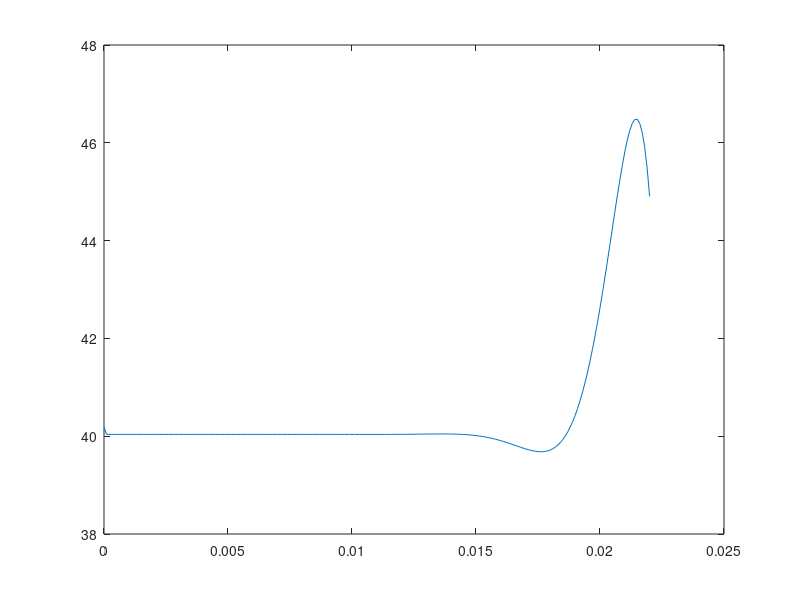
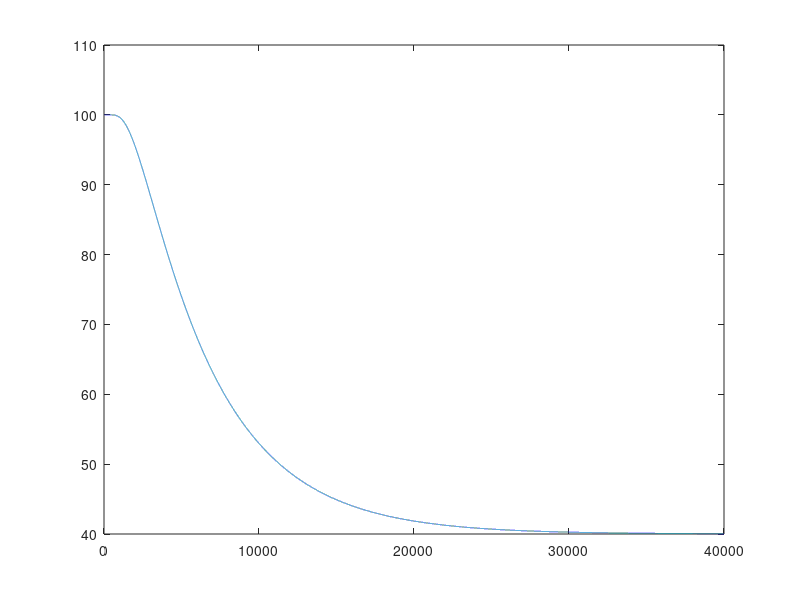

MATLAB code to generate these figures, in order:
% Esame 23 febbraio 2023
% Simone Canevarolo
% S269893
% 1/07/2024

clear all
close all
clc

ssacc = 1e-2;
roacc = 7800;
cpacc = 500;
kkacc = 10;

ssis = 1.2e-2;
rois = 2300;
cpis = 2100;
kkis = 0.045;

ss = ssis+ssacc;

uu = 2;
Th2o = 373;
hhh2o = 250;
hharia = 50;

Taria = @(t) 40-25*sin(pi*t/250);
% tt = linspace(0,1000)
% plot(tt,Taria(tt))

dr = 1e-4; % m
rracc = (0:dr:ssacc)';
Nracc = length(rracc);

rris = (0:dr:ssis)';
Nris = length(rris);

rr = (0:dr:ss)';
Nr = length(rr);

dt = 1; % s
tt = (0:dt:40000);
Nt = length(tt);

Tm = Th2o*ones(Nr,1);
TTA = Th2o*ones(Nt,1);

for ii = 2:Nt

    kk = kkacc*ones(Nr,1);
    kk(Nracc:Nr) = kkis;

    ro = roacc*ones(Nr,1);
    ro(Nracc:Nr) = rois;

    cp = cpacc*ones(Nr,1);
    cp(Nracc:Nr) = cpis;

    aa = kk*dt./ro./cp/dr^2;

    sub_diag = -aa.*(1-dr./rr);
    main_diag = (1+2.*aa);
    sup_diag = -aa.*(1+dr./rr);

    Band = [[sub_diag(2:end);0],main_diag,[0;sup_diag(1:end-1)]];

    AA = spdiags(Band,-1:1,Nr,Nr);

    bb = Tm;

    AA(1,1) = hhh2o+kkacc/dr;
    AA(1,2) = -kkacc/dr;
    bb(1) = hhh2o*Th2o;

    AA(Nracc,Nracc-1) = -1;
    AA(Nracc,Nracc) = 1+kkis/kkacc;
    AA(Nracc,Nracc+1) = -kkis/kkacc;
    bb(Nracc) = 0;

    AA(end,end-1) = -kkis/dr;
    AA(end,end) = hharia+kkis/dr;
    bb(end) = hharia*(Taria(ii)+273);

    TT = AA\bb;

    TTA(ii) = TT(Nracc);

    Tm = TT;

end

figure(1)
plot(rr,TT-273)

figure(2)
plot(tt,TTA-273)
